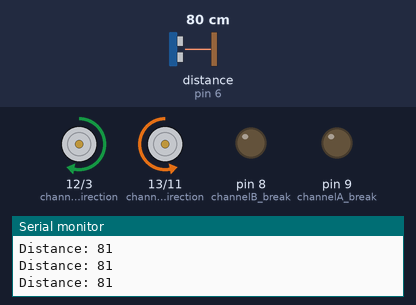
Bench run of a sketch on a simulated Arduino Uno, built with avr-gcc and run on an emulated ATmega328P. Parts: direction and speed pins drawn as motors (green arrow = direction pin HIGH = forward, orange = LOW = backward, longer = more drive), output pins drawn as LEDs (lit = HIGH), the last lines printed to the serial monitor. Inputs (shaded band) come from the test bench; at power-on: distance to the obstacle (sensor on pin 6) 80 cm. The echo pulse lasts 58.3 µs per cm.

Above: at 1.2 s.
1.3 s: distance to the obstacle (sensor on pin 6) set to 12 cm
2.8 s: distance to the obstacle (sensor on pin 6) set to 9 cm
At 3.8 s:
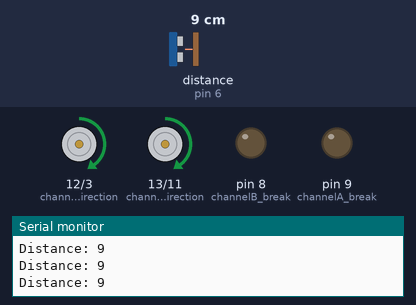
4.3 s: distance to the obstacle (sensor on pin 6) set to 35 cm
At 5.5 s:
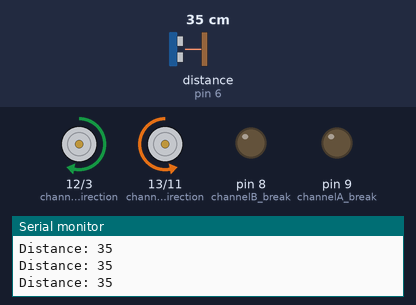
5.9 s: distance to the obstacle (sensor on pin 6) set to 2 cm
At 6.2 s:
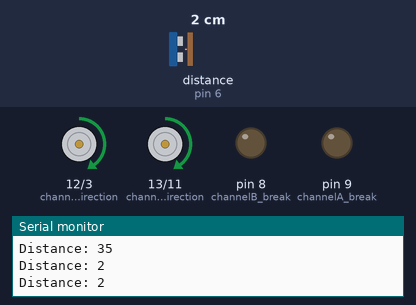
Timing chart, 0 to 8.4 s (numbered marks = the images above; inputs shaded):
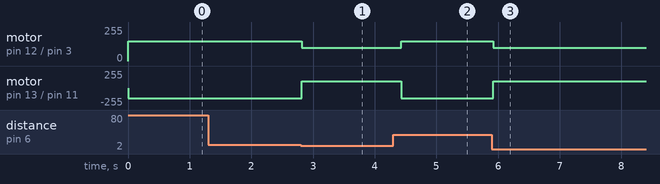

Measured:
- the behaviour switches between 11 and 10 cm on distance to the obstacle (sensor on pin 6) (found by bisection; images 0 and 1)
- after the input at 2.8 s, motor on pin 12 (channelA_direction) / pin 3 (channelA_pwm): forward 150/255 → forward 100/255 at once; motor on pin 13 (channelB_direction) / pin 11 (channelB_pwm): backward 150/255 → forward 100/255 at once
- after the input at 4.3 s, motor on pin 12 (channelA_direction) / pin 3 (channelA_pwm): forward 100/255 → forward 150/255 after 0.13 s; motor on pin 13 (channelB_direction) / pin 11 (channelB_pwm): forward 100/255 → backward 150/255 after 0.13 s
- after the input at 5.9 s, motor on pin 12 (channelA_direction) / pin 3 (channelA_pwm): forward 150/255 → forward 100/255 at once; motor on pin 13 (channelB_direction) / pin 11 (channelB_pwm): backward 150/255 → forward 100/255 at once

The sketch:

robot.ino
```cpp
#include <NewPing.h> // include a special library called NewPing (Libraries are long code which was written by experts to make our life easier) that helps us to communicate with the sensor.

#define TRIGGER_PIN  7  // Arduino pin tied to trigger pin on the ultrasonic sensor.
#define ECHO_PIN     6  // Arduino pin tied to echo pin on the ultrasonic sensor.
#define MAX_DISTANCE 400 // Maximum distance we want to ping for (in centimeters). Maximum sensor distance is rated at 400-500cm.

NewPing sonar(TRIGGER_PIN, ECHO_PIN, MAX_DISTANCE); // Initiating a new sensor with our previous settings.

const int channelA_pwm = 3; //Defining the Pin to control Motor A speed.
const int channelA_break = 9; //Defining the Pin to control Motor A break.
const int channelA_direction = 12; //Defining the Pin to control Motor A direction.

const int channelB_pwm = 11; //Defining the Pin to control Motor B speed.
const int channelB_break = 8; //Defining the Pin to control Motor B break.
const int channelB_direction = 13; //Defining the Pin to control Motor B direction.
int distance = 10;                 //distance in cm

void setup() {
  //Start serial communication between Arduino and the computer via USB
  Serial.begin(9600);

  //Setup Channel A & B
  pinMode(channelA_pwm, OUTPUT);
  pinMode(channelA_break, OUTPUT);
  pinMode(channelA_direction, OUTPUT);

  pinMode(channelB_pwm, OUTPUT);
  pinMode(channelB_break, OUTPUT);
  pinMode(channelB_direction, OUTPUT);

}

void loop() {
  int cm = sonar.ping_cm(); //declear a variable called "cm" to store the distance value from the sensor.
  //Printing the distance on the Serial Monitor.
  Serial.print("Distance: ");
  Serial.println(cm);

  if (cm > distance) // choose a distance to let the robot move foreward.
  {
    forward(150); //go forward @ speed 150
  }
  else {  // choose a distance to let the robot turn.
    turn(100,200); //Turn @ 150 speed and 200 delay(in milliseconds)
  }

}

void forward(int motorSpeed) //This is the functions that controls the motores to go forward, and it has one argument which is the motor speed.
{

  //forward @ motorSpeed specified by user.
  digitalWrite(channelA_direction, HIGH);  //Setting direction of Channel A
  digitalWrite(channelA_break, LOW);   //Disengage the Brake for Channel A
  analogWrite(channelA_pwm, motorSpeed);    //Spins the motor on Channel A at motorSpeed specified by user.
  digitalWrite(channelB_direction, LOW); //Setting direction of Channel B
  digitalWrite(channelB_break, LOW);   //Disengage the Brake for Channel B
  analogWrite(channelB_pwm, motorSpeed);  //Spins the motor on Channel B at motorSpeed specified by user.

}

// TODO
// Backwards function

void turn(int motorSpeed, int turnDelay) //This functions controls the motores to turn, and it has two arguments which are the motor speed, and the time our robot will spend turning.
{

  //turn  @ motorSpeed, and turning delay specified by user.
  digitalWrite(channelA_direction, HIGH); //Setting direction of Channel A
  digitalWrite(channelA_break, LOW);   //Disengage the Brake for Channel A
  analogWrite(channelA_pwm, motorSpeed);    //Spins the motor on Channel A at motorSpeed specified by user.
  digitalWrite(channelB_direction, HIGH); //Setting  direction of Channel B
  digitalWrite(channelB_break, LOW);   //Disengage the Brake for Channel B
  analogWrite(channelB_pwm, motorSpeed);   //Spins the motor on Channel B at low speed
  delay(turnDelay);
}
```
